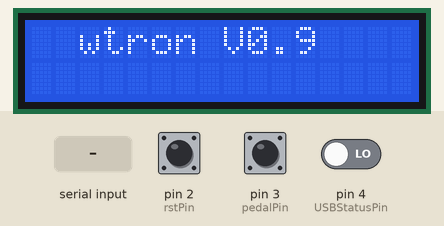
Simulated run of this sketch. Board: Arduino Leonardo, built with avr-gcc and run on an emulated ATmega32U4. On the bench: 16×2 character LCD. The test bench sets the inputs (shaded band); at power-on: pin 3 (pedalPin) HIGH, pin 4 (USBStatusPin) LOW, pin 2 (rstPin) HIGH. USB keyboard and mouse output is not drawn; what the sketch prints to the serial monitor is not drawn.

Above: at 1.4 s.
3.1 s: pin 3 (pedalPin) pulled LOW for 0.15 s
At 3.4 s:
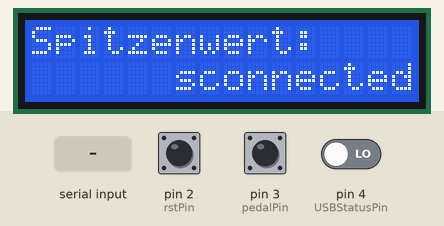
4.7 s: pin 4 (USBStatusPin) driven HIGH
At 5.4 s:
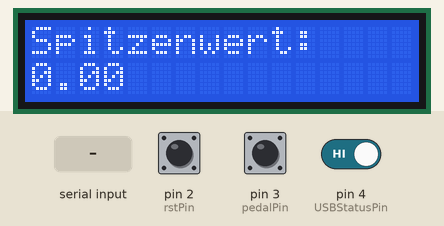
7.7 s: pin 2 (rstPin) pulled LOW for 3.2 s
At 10.2 s:
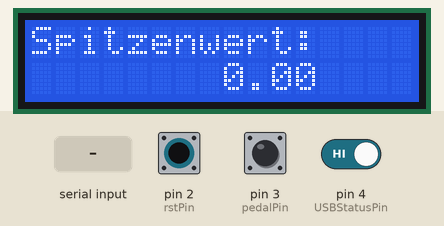
13.9 s: "90,45," received over the second serial link
At 15.9 s:
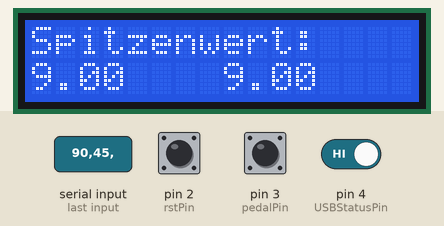
16.9 s: "5," received over the second serial link
At 19.2 s:
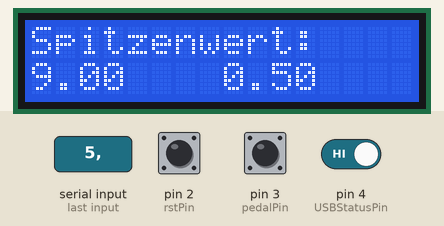
19.9 s: "1,90,45," received over the second serial link
At 43.3 s:
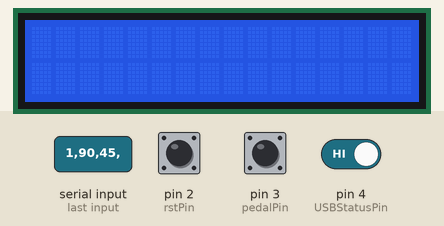
Timing chart, 0 to 44.4 s (numbered marks = the images above; inputs shaded):
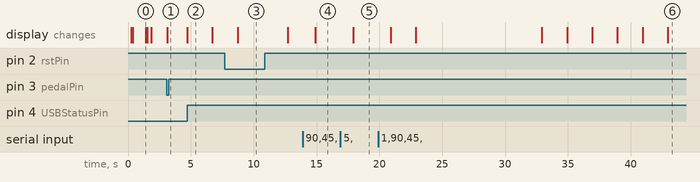

Measured:
- after the input at 3.1 s, the display: changes at once (image 1)
- after the input at 4.7 s, the display: changes at once (image 2)
- after the input at 7.7 s, the display: changes after 1.0 s (image 3)
- after the input at 13.9 s, the display: changes after 1.0 s (image 4)
- after the input at 16.9 s, the display: changes after 1.0 s (image 5)
- what the display in image 2 shows lasts 2.0 s, from 4.7 s to 6.7 s

The sketch:

Leonardo_Newtron_with_LCD.ino
```cpp
//holy shit this is working!!!!
//
//  Newtron V0.9
//  Arduino Leonardo + LCD
//  https://github.com/FabianMPunkt/Newtron
//
//
//  This reads incoming data from Serial1, that is seperated by a " ".
//  it then determines the maximum value
//  when pin3 is pulled low, it sends said value to the connected computer as if it were keyboard presses.


#include <Keyboard.h>

#include <LiquidCrystal.h>

LiquidCrystal lcd(7, 8, 9, 10, 11, 12);

String integString;           //innteger part of the value
String decimString;           //decimal point of the value

float integFloat;
float decimFloat;

float finValue;
float maxValue = 0;

unsigned long currentMillis;
unsigned long millisUntilTimeout;
unsigned long timeoutValue = 30000;         //timeout Value for the LCD, when inactive to prevent LCD burn-in. (using millis)

const int lcdPowerPin = 6;
const int rstPin = 2;
const int pedalPin = 3;
const int USBStatusPin = 4;                 //Connected to pin "SS" on USB Host
bool currentPedalState;
bool lastPedalState;
bool lcdStatus;
bool lastUSBStatus = 0;
bool USBStatus;

bool USBFlag1;
bool USBFlag2;

void setup() {

  pinMode (pedalPin, INPUT_PULLUP);
  pinMode (rstPin, INPUT_PULLUP);
  pinMode (lcdPowerPin, OUTPUT);
  pinMode (USBStatusPin, INPUT);

  Keyboard.begin();

  bootAnim();                               //run this before the Serial begin stuff or things will get fucked.

  Serial.begin(9600);                       //Serial goes to the Computer
  Serial1.begin(9600);                      //Serial1 goes to the Host Controller.

  lcd.setCursor(0, 0);
  lcd.print("Spitzenwert:");
  displayON();                              //the "displayON" function will turn on the LCD and reset the timeout.

  maxValue = 0;
}

void loop() {

  currentMillis = millis();

  if (((millisUntilTimeout - currentMillis) / 1000) <= 9 ) {              //when the timeout is only 9 seconds away, it will show a countdown on the top right.
    lcd.setCursor(15, 0);
    lcd.print((millisUntilTimeout - currentMillis) / 1000);
  }


  if ((currentMillis > millisUntilTimeout) && lcdStatus == true) {        //this turns off the LCD when the timeout is reached.
    displayOFF();
  }


  USBStatus = digitalRead(USBStatusPin);


  if (USBStatus == HIGH) {                //detects rising edge of USBStatusPin, and clears the screen.
    if (USBFlag1 == LOW) {

      USBFlag1 = 1;

      Serial.println("USB connected");
      displayON();

      lcd.setCursor(0, 1);
      lcd.print("                ");

      lcd.setCursor(0, 1);
      lcd.print(maxValue);
    }
  }

  else {
    USBFlag1 = 0;
  }


  if (USBStatus == LOW) {                  //detects falling edge of USBStatusPin, and clears the screen.
    if (USBFlag2 == LOW) {

      USBFlag2 = 1;

      Serial.println("USB disconnected");
      rstMaxValue();

      lcd.setCursor(0, 1);
      lcd.print("USB disconnected");

    }
  }

  else {
    USBFlag2 = 0;
  }


  if (USBStatus) {

    integString = Serial1.readStringUntil(',');       //reads the value before the comma.
    integFloat = integString.toFloat();               //converts String type to Float type
    integFloat = fabsf(integFloat);                   //turns all negative numbers positive


    decimString = Serial1.readStringUntil(' ');       //reads the value after the comma, until the separator " "
    decimFloat = decimString.toFloat();               //converts String type to Float type. the decimal number is now a standalone float variable.
    decimFloat = decimFloat / 10;                     //devides the decimal number by 10.


    finValue = integFloat + decimFloat;               //adds integer number and decimal number.

    if (finValue >= maxValue) {                       //largest value gets saves as "maxValue".
      maxValue = finValue;
      displayON();                                    //whenever there is a new "maxValue" the LCD will turn on again.
      lcd.setCursor(0, 1);
      lcd.print("      ");
      lcd.setCursor(0, 1);
      lcd.print(maxValue);
    }


    lcd.setCursor(8, 1);
    lcd.print("      ");
    lcd.setCursor(8, 1);
    lcd.print(finValue);


    Serial.print("raw: ");
    Serial.print(integString);
    Serial.print(",");
    Serial.print(decimString);
    Serial.print(" | fin: ");
    Serial.print(finValue);
    Serial.print(" | max: ");
    Serial.print(maxValue);
    Serial.println();
  }


  Pedal();


  if (digitalRead(rstPin) == LOW) {           //reset "maxValue"
    rstMaxValue();
  }
}

void Pedal() {

  lastPedalState = currentPedalState;         //this is used to determine the falling edge when the pedal is pressed.
  currentPedalState = digitalRead(pedalPin);

  if (lastPedalState == HIGH && currentPedalState == LOW) {

    Serial.println("Pedal has been pressed");

    Keyboard.println(maxValue);
    rstMaxValue();
    delay(300);                             //300ms delay so you cant accidentally press the pedal twice.
  }
}


void rstMaxValue() {
  displayON();
  maxValue = 0;
  lcd.setCursor(0, 1);
  lcd.print("      ");
  Serial.println("maxVaule has been reset");
}


void displayON() {
  millisUntilTimeout = currentMillis + timeoutValue;
  digitalWrite(lcdPowerPin, HIGH);
  lcd.display();
  lcdStatus = true;

  lcd.setCursor(15, 0);
  lcd.print(" ");
}


void displayOFF() {
  lcd.noDisplay();
  digitalWrite(lcdPowerPin, LOW);
  lcdStatus = false;
}

void bootAnim() {                 //fancy boot animation cus why not
  int animDelay = 30;


  digitalWrite(lcdPowerPin, HIGH);
  lcd.begin(16, 2);

  lcd.setCursor(0, 0);
  lcd.print("N");
  delay(animDelay);
  lcd.setCursor(1, 0);
  lcd.print("e");
  delay(animDelay);
  lcd.setCursor(2, 0);
  lcd.print("w");
  delay(animDelay);
  lcd.setCursor(3, 0);
  lcd.print("t");
  delay(animDelay);
  lcd.setCursor(4, 0);
  lcd.print("r");
  delay(animDelay);
  lcd.setCursor(5, 0);
  lcd.print("o");
  delay(animDelay);
  lcd.setCursor(6, 0);
  lcd.print("n");
  delay(animDelay);
  lcd.setCursor(7, 0);
  lcd.print(" ");
  delay(animDelay);
  lcd.setCursor(8, 0);
  lcd.print("V");
  delay(animDelay);
  lcd.setCursor(9, 0);
  lcd.print("0");
  delay(animDelay);
  lcd.setCursor(10, 0);
  lcd.print(".");
  delay(animDelay);
  lcd.setCursor(11, 0);
  lcd.print("9");
  delay(1000);

  lcd.setCursor(0, 0);
  lcd.print("  ");
  delay(animDelay);
  lcd.print("  ");
  delay(animDelay);
  lcd.print("  ");
  delay(animDelay);
  lcd.print("  ");
  delay(animDelay);
  lcd.print("  ");
  delay(animDelay);
  lcd.print("  ");

  delay(300);
}
```
